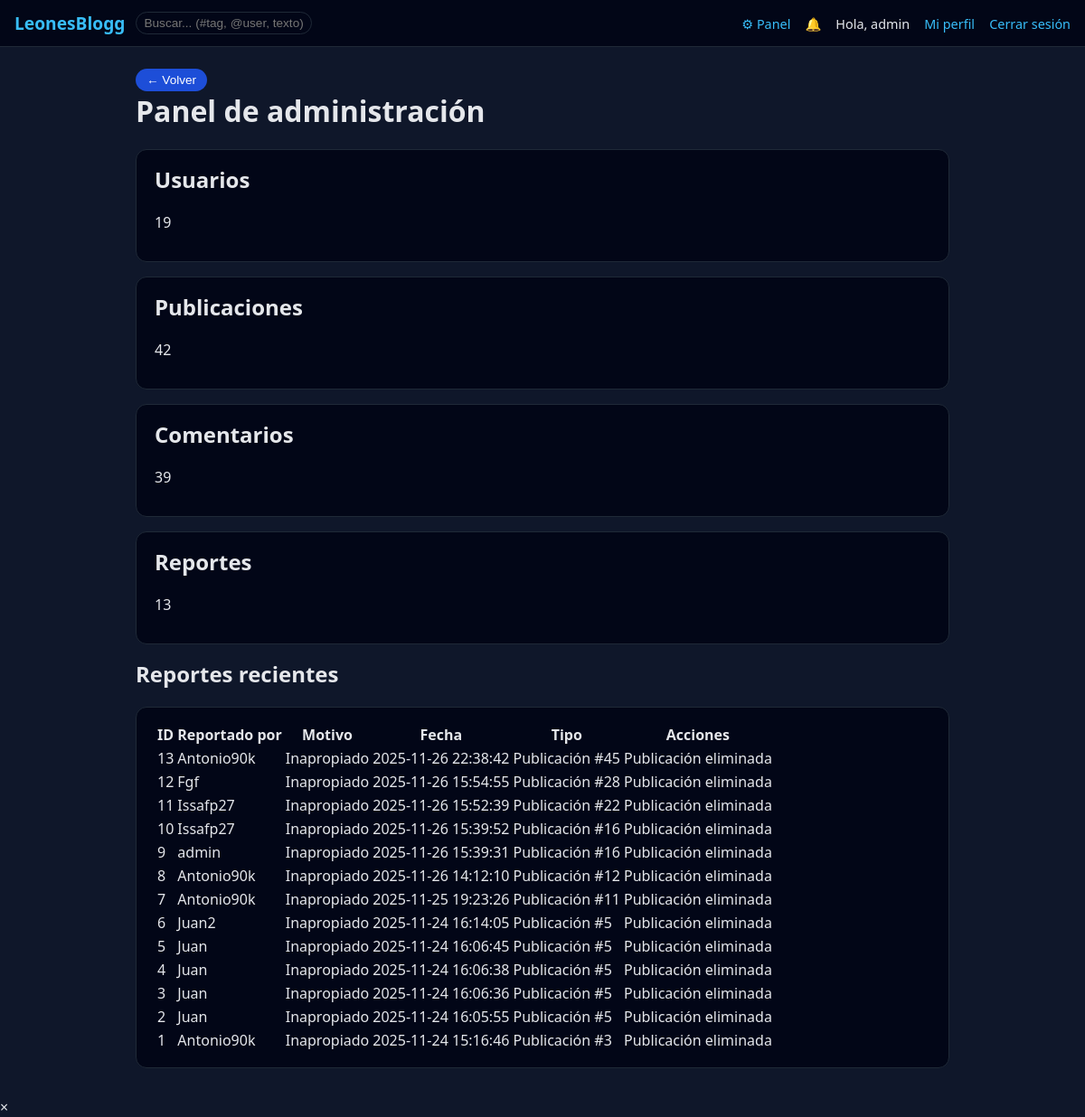
The page /admin/dashboard (signed in) on the database its author committed.
### tables this page shows
CREATE TABLE users (
            id INTEGER PRIMARY KEY AUTOINCREMENT,
            username TEXT UNIQUE NOT NULL,
            password_hash TEXT NOT NULL,
            role TEXT DEFAULT 'user',
            profile_image TEXT,
            bio TEXT DEFAULT '',
            link TEXT DEFAULT '',
            restricted_until TEXT,
            created_at TEXT DEFAULT CURRENT_TIMESTAMP
        );

CREATE TABLE reports (
            id INTEGER PRIMARY KEY AUTOINCREMENT,
            reporter_user_id INTEGER,
            post_id INTEGER,
            comment_id INTEGER,
            reason TEXT,
            created_at TEXT DEFAULT CURRENT_TIMESTAMP
        );

### primary_server.py (the view)
@app.route("/admin/dashboard")
def admin_dashboard():
    if not is_admin_allowed():
        return "No autorizado", 403
    cur = conn.cursor()
    cur.execute("SELECT COUNT(*) FROM users")
    users_count = cur.fetchone()[0]
    cur.execute("SELECT COUNT(*) FROM posts")
    posts_count = cur.fetchone()[0]
    cur.execute("SELECT COUNT(*) FROM comments")
    comments_count = cur.fetchone()[0]
    cur.execute("SELECT COUNT(*) FROM reports")
    reports_count = cur.fetchone()[0]
    cur.execute("""
        SELECT r.id, r.reason, r.created_at, u.username AS reporter,
               r.post_id, r.comment_id
        FROM reports r
        LEFT JOIN users u ON r.reporter_user_id = u.id
        ORDER BY r.created_at DESC
        LIMIT 20
    """)
    reports = [dict(row) for row in cur.fetchall()]
    return render_template(
        "admin_dashboard.html",
        users_count=users_count,
        posts_count=posts_count,
        comments_count=comments_count,
        reports_count=reports_count,
        reports=reports,
        user=current_user(),
        admin_allowed=True
    )

### primary_server.py (called while the page is built)
def current_user():
    if "user_id" not in session:
        return None
    cur = conn.cursor()
    cur.execute("SELECT * FROM users WHERE id = ?", (session["user_id"],))
    row = cur.fetchone()
    return dict(row) if row else None

def is_admin_allowed():
    user = current_user()
    if not user or user.get("role") != "admin":
        return False
    client_ip = request.remote_addr
    return client_ip in ADMIN_IPS

@app.context_processor
def inject_globals():
    user = current_user()
    notif_count = 0
    if user:
        cur = conn.cursor()
        cur.execute(
            "SELECT COUNT(*) FROM notifications WHERE user_id = ? AND read = 0",
            (user["id"],)
        )
        notif_count = cur.fetchone()[0]
    return {
        "notifications_count": notif_count,
        "DEFAULT_AVATAR_URL": DEFAULT_AVATAR_URL
    }

### templates/admin_dashboard.html (shortened to what this page needs)
{% extends "base.html" %}
{% block content %}
<button type="button" class="btn-secondary" onclick="history.back()">
    ← Volver
</button>
<h1>Panel de administración</h1>
<section class="admin-stats">
    <div class="card stat-card">
        <h2>Usuarios</h2>
        <p>{{ users_count }}</p>
    </div>
    <div class="card stat-card">
        <h2>Publicaciones</h2>
        <p>{{ posts_count }}</p>
    </div>
    <div class="card stat-card">
        <h2>Comentarios</h2>
        <p>{{ comments_count }}</p>
    </div>
    <div class="card stat-card">
        <h2>Reportes</h2>
        <p>{{ reports_count }}</p>
    </div>
</section>
<h2>Reportes recientes</h2>
<div class="card">
    <table class="reports-table">
        <thead>
            <tr>
                <th>ID</th>
                <th>Reportado por</th>
                <th>Motivo</th>
                <th>Fecha</th>
                <th>Tipo</th>
                <th>Acciones</th>
            </tr>
        </thead>
        <tbody>
        {% for r in reports %}
            <tr>
                <td>{{ r.id }}</td>
                <td>{{ r.reporter or "Desconocido" }}</td>
                <td>{{ r.reason }}</td>
                <td>{{ r.created_at }}</td>
                <td>
                    {% if r.post_id %}
                        Publicación #{{ r.post_id }}
                    {% elif r.comment_id %}
                        Comentario #{{ r.comment_id }}
                    {% else %}
                        -
                    {% endif %}
                </td>
                <td>
                    {% if r.post_id %}
                        {% if r.post_exists %}
                            <a href="{{ url_for('view_post', post_id=r.post_id) }}">Ver publicación</a>
                        {% else %}
                            <span class="tag tag-muted">Publicación eliminada</span>
                        {% endif %}
                    {% endif %}
                </td>
            </tr>
        {% else %}
            <tr>
                <td colspan="6">No hay reportes recientes.</td>
            </tr>
        {% endfor %}
        </tbody>
    </table>
</div>
{% endblock %}

### templates/base.html (shortened to what this page needs)
<!doctype html>
<html lang="es">
<head>
    <link rel="stylesheet" href="{{ url_for('static', filename='styles.css') }}">
</head>
<body
    {% if user %}data-user-id="{{ user.id }}"{% endif %}
    data-notif-url="/api/notifications/new"
>
<nav class="navbar">
    <div class="nav-left">
        <a href="/" class="brand">LeonesBlogg</a>
        <form action="/search" method="get" class="nav-search">
            <input type="text" name="q" placeholder="Buscar... (#tag, @user, texto)">
        </form>
    </div>
    <div class="nav-right">
        {% if user and admin_allowed %}
            <a href="/admin/dashboard" class="nav-icon">⚙ Panel</a>
        {% endif %}
        {% if user %}
            <a href="/notifications" class="nav-icon" id="notif-icon">
                🔔
            </a>
            <span class="nav-user">Hola, {{ user.username }}</span>
            <a href="/profile/{{ user.username }}">Mi perfil</a>
            <a href="/logout">Cerrar sesión</a>
        {% else %}
            <a href="/login">Iniciar sesión</a>
            <a href="/register">Registrarse</a>
        {% endif %}
    </div>
</nav>
<main class="container">
    {% block content %}{% endblock %}
</main>
<div id="media-modal" class="media-modal">
    <span class="media-modal-close">&times;</span>
</div>
</body>
</html>

### static/styles.css (style rules this page uses)
body { margin: 0; font-family: system-ui, -apple-system, BlinkMacSystemFont, "Segoe UI", sans-serif; background: #0f172a; color: #e5e7eb; }
a { color: #38bdf8; text-decoration: none; }
.navbar { background: #020617; border-bottom: 1px solid #1f2937; padding: 0.75rem 1rem; display: flex; align-items: center; justify-content: space-between; }
.nav-left { display: flex; align-items: center; gap: 0.75rem; }
.nav-right a, .nav-right span { margin-left: 0.75rem; font-size: 0.9rem; }
.brand { font-weight: 700; font-size: 1.2rem; color: #38bdf8; }
.nav-search input { padding: 0.25rem 0.5rem; border-radius: 999px; border: 1px solid #1f2937; background: #020617; color: #e5e7eb; font-size: 0.85rem; }
.nav-icon { position: relative; }
.container { max-width: 900px; margin: 1.5rem auto 2rem; padding: 0 1rem; }
.card { background: #020617; border-radius: 0.75rem; padding: 1rem 1.25rem; margin-bottom: 1rem; border: 1px solid #1f2937; }
h1, h2, h3 { margin-top: 0; color: #e5e7eb; }
button { background: #1d4ed8; border: none; border-radius: 999px; padding: 0.3rem 0.75rem; color: white; font-size: 0.85rem; cursor: pointer; }

### rows shown on the page
users: username "admin"
reports: id "13", username "Antonio90k", reason "Inapropiado", created_at "2025-11-26 22:38:42", post_id "45", shows "Publicación eliminada"
reports: id "12", username "Fgf", reason "Inapropiado", created_at "2025-11-26 15:54:55", post_id "28", shows "Publicación eliminada"
reports: id "11", username "Issafp27", reason "Inapropiado", created_at "2025-11-26 15:52:39", post_id "22", shows "Publicación eliminada"
reports: id "10", username "Issafp27", reason "Inapropiado", created_at "2025-11-26 15:39:52", post_id "16", shows "Publicación eliminada"
reports: id "9", username "admin", reason "Inapropiado", created_at "2025-11-26 15:39:31", post_id "16", shows "Publicación eliminada"
reports: id "8", username "Antonio90k", reason "Inapropiado", created_at "2025-11-26 14:12:10", post_id "12", shows "Publicación eliminada"
reports: id "7", username "Antonio90k", reason "Inapropiado", created_at "2025-11-25 19:23:26", post_id "11", shows "Publicación eliminada"
reports: id "6", username "Juan2", reason "Inapropiado", created_at "2025-11-24 16:14:05", post_id "5", shows "Publicación eliminada"
reports: id "5", username "Juan", reason "Inapropiado", created_at "2025-11-24 16:06:45", post_id "5", shows "Publicación eliminada"
reports: id "4", username "Juan", reason "Inapropiado", created_at "2025-11-24 16:06:38", post_id "5", shows "Publicación eliminada"
reports: id "3", username "Juan", reason "Inapropiado", created_at "2025-11-24 16:06:36", post_id "5", shows "Publicación eliminada"
reports: id "2", username "Juan", reason "Inapropiado", created_at "2025-11-24 16:05:55", post_id "5", shows "Publicación eliminada"
reports: id "1", username "Antonio90k", reason "Inapropiado", created_at "2025-11-24 15:16:46", post_id "3", shows "Publicación eliminada"

### other values the page prints
{{ users_count }} "19"
{{ posts_count }} "42"
{{ comments_count }} "39"
{{ reports_count }} "13"
